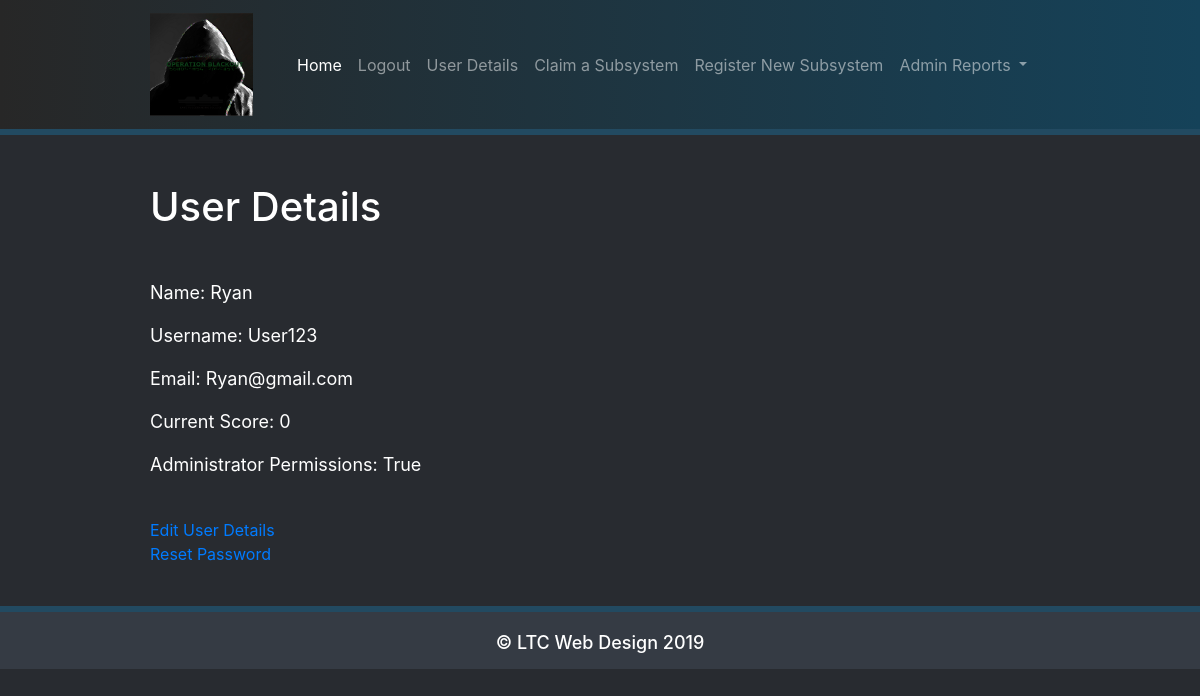
The app's page /user (signed in) with its own data.
### models.py (models this page shows, shortened)
class User(UserMixin, db.Model):
    id = db.Column(db.Integer, primary_key=True)
    name = db.Column(db.String(64), index=True, unique=True)
    username = db.Column(db.String(64), index=True, unique=True)
    email = db.Column(db.String(120), index=True, unique=True)
    password_hash = db.Column(db.String(128))
    is_administrator = db.Column(db.Boolean)
    current_score = db.Column(db.Integer)
    def is_admin(self):
        if self.is_administrator == bool('true'):
            print("{} is an Administrator".format(self.username))
            return True
        else:
            print("{} is a Regular User".format(self.username))
            return False

### app.py (the view)
@app.route('/user', )
@login_required
def user_details():
    return render_template("user.html", title="User Details", user=current_user)

### models.py (called while the page is built)
@login.user_loader
def load_user(id):
    return User.query.get(int(id))

### templates/user.html
{% extends 'base.html' %}
{% block header %}
    <h1>{% block title %} {{ title }}   {% endblock %}</h1>
{% endblock %}
{% block content %}
    <p>Name: {{ user.name }}</p>
    <p>Username: {{ user.username }}</p>
    <p>Email: {{ user.email }}</p>
    <p>Current Score: {{ user.current_score }}</p>
    <p>Administrator Permissions: {{ user.is_administrator }}</p>
    <br>
    <a href=\edit_user\{{user.id}}>Edit User Details</a> <br>
    <a href=\reset_password\{{ user.id }}>Reset Password</a>
{% endblock %}

### templates/base.html (style rules this page uses)
h1 { padding-bottom: 40px; color: white; }
p { font-size: 18px; color: white; }

### records on screen
User: name "Ryan", username "User123", email "Ryan@gmail.com", is_administrator "True"

### other values on screen
{{ title }} "User Details"
{{ user.current_score }} "0"
